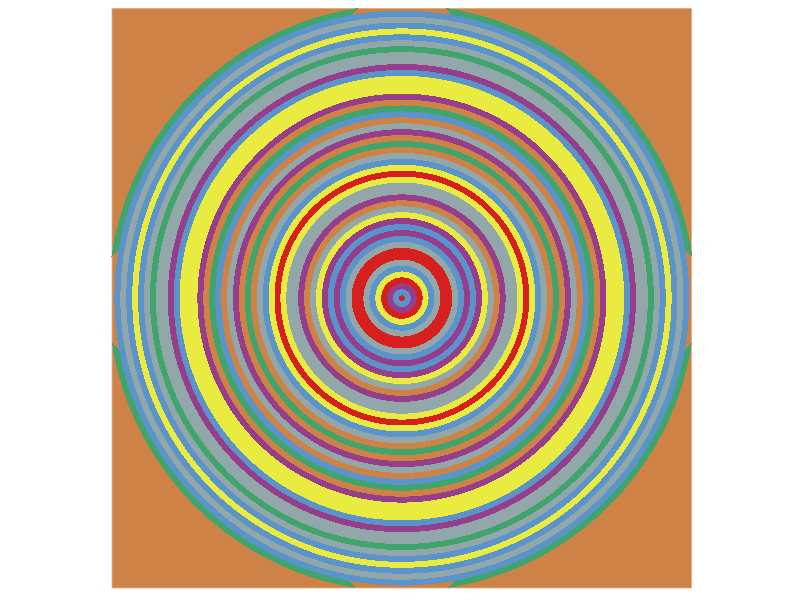

The R script that drew this image:
## ---- chunk 1
library(tidyverse)

colors<-c(
  "#5b94ca", #1 blue
  "#d7201d", #2 red
  "#cf8245", #3 orange
  "#92a7aa", #4 greyish blue
  "#963d8c", #5 purple
  "#40a46d", #6 green
  "#e9eb41" #, #7 yellow
  #"#2a2627"  #8 black
)

g<-ggplot()+ theme(panel.background = element_rect(fill=colors[3], colour='white'),
                   panel.grid.major = element_blank(),
                   panel.grid.minor = element_blank())

# making the circles

n<-50

my.circles<-data.frame(
  scale<-seq(1.01,.01, length=n),
  random.colors<-sample(x=colors[1:7], size=n, replace=TRUE)
  )%>%
  purrr::pmap(., 
            ~geom_polygon(
              aes(
                x=sin(seq(0, 2*pi, length=300))*..1, 
                y=cos(seq(0, 2*pi, length=300))*..1),
              fill=..2))

#add in the circles
  g<-g+my.circles


#finishing out the image 
g<-g+  coord_fixed()+
  scale_x_continuous(limits = c(-1,1), expand = c(0, 0)) +
  scale_y_continuous(limits = c(-1,1), expand = c(0, 0))+
  theme(axis.title.x=element_blank(),
        axis.text.x=element_blank(),
        axis.ticks.x=element_blank(),
        axis.title.y=element_blank(),
        axis.text.y=element_blank(),
        axis.ticks.y=element_blank())


png(filename="sol_lewit.png", width=550, height=550)
g
dev.off()

